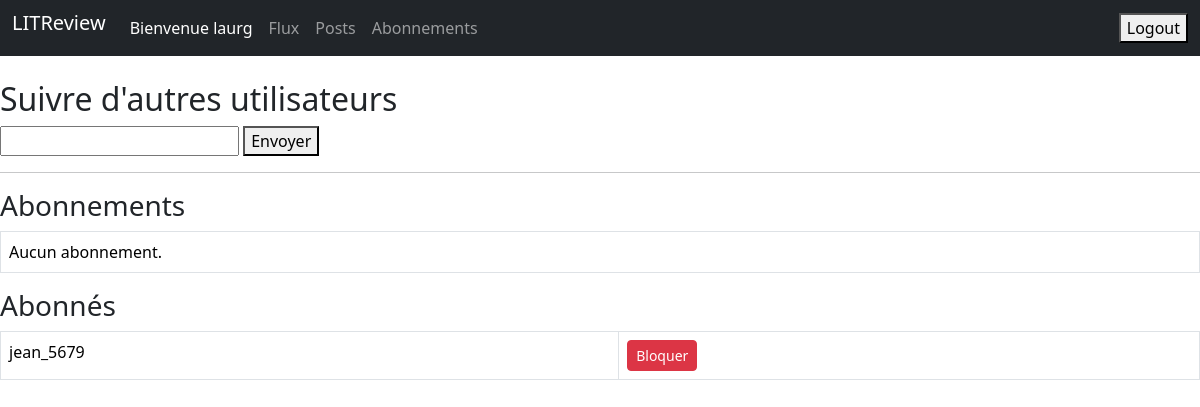
The app's page /reviews/abonnements/ (signed in), older data.
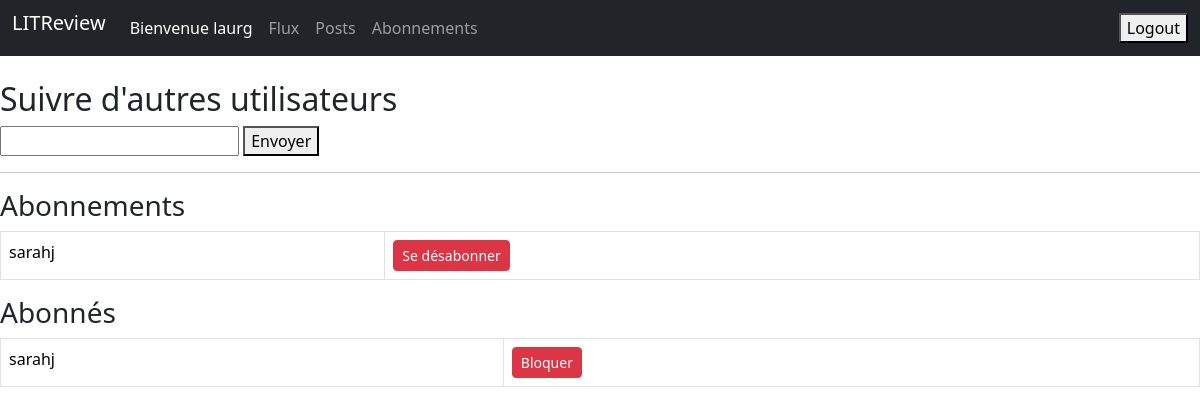
The same page, newer data.
### reviews/models.py (models this page shows)
class UserFollows(models.Model):
    user = models.ForeignKey(
        to=settings.AUTH_USER_MODEL,
        related_name='following',
        on_delete=models.CASCADE
    )
    followed_user = models.ForeignKey(
        to=settings.AUTH_USER_MODEL,
        related_name='followers',
        on_delete=models.CASCADE
    )
    is_blocked = models.BooleanField(default=False)
    class Meta:
        unique_together = ('user', 'followed_user')

### reviews/views.py (the view, shortened to what this page needs)
# urls.py: path('abonnements/', views.subscriptions, name='abonnements'),
@login_required
def subscriptions(request):
    abonnements = request.user.following.select_related('followed_user')
    abonnes = request.user.followers.select_related('user')
    return render(request, 'reviews/subscriptions.html', {
        'abonnements': abonnements,
        'abonnes': abonnes,
    })

### templates/reviews/subscriptions.html (shortened to what this page needs)
<!DOCTYPE html>
<html lang="fr">
<head>
    <link href="https://cdn.jsdelivr.net/npm/bootstrap@5.3.3/dist/css/bootstrap.min.css" rel="stylesheet">
</head>
<body>
<nav class="navbar navbar-expand-lg navbar-dark bg-dark mb-4">
    <div class="container-fluid">
        <div class="collapse navbar-collapse">
            <ul class="navbar-nav me-auto">
                <li><a class="navbar-brand" href="{% url 'login' %}">LITReview</a></li>
                <li class="nav-item d-flex align-items-end">
                  <span class="nav-link text-white small">
                    {% if user.is_authenticated %}
                      Bienvenue {{ user.username }}
                    {% else %}
                      Non connecté
                    {% endif %}
                  </span>
                </li>
                <li class="nav-item"><a class="nav-link" href="{% url 'flux' %}">Flux</a></li>
                <li class="nav-item"><a class="nav-link" href="{% url 'posts' %}">Posts</a></li>
                <li class="nav-item"><a class="nav-link" href="{% url 'abonnements' %}">Abonnements</a></li>
            </ul>
            <form method="post" action="{% url 'logout' %}">
                <button type="submit">Logout</button>
            </form>
        </div>
    </div>
</nav>
<div class="form-container">
<h2>Suivre d'autres utilisateurs</h2>
    <form method="post">
        <input type="text" name="username" id="username" required>
        <button type="submit">Envoyer</button>
    </form>
    <hr>
    <h3>Abonnements</h3>
    <table class="table table-bordered">
        {% for follow in abonnements %}
        <tr>
            <td>{{ follow.followed_user.username }}</td>
            <td>
                <form method="post" style="display:inline;">
                    <button type="submit" class="btn btn-sm btn-danger">Se désabonner</button>
                </form>
            </td>
        </tr>
        {% empty %}
        <tr><td colspan="2">Aucun abonnement.</td></tr>
        {% endfor %}
    </table>
  <h3>Abonnés</h3>
<table class="table table-bordered">
    {% for follow in abonnes %}
        <tr>
            <td>{{ follow.user.username }}</td>
            <td>
                <form method="post" style="display:inline;">
                    {% if follow.is_blocked %}
                        <button type="submit" class="btn btn-sm btn-success">Débloquer</button>
                    {% else %}
                        <button type="submit" class="btn btn-sm btn-danger">Bloquer</button>
                    {% endif %}
                </form>
            </td>
        </tr>
    {% empty %}
        <tr><td colspan="2">Aucun abonné.</td></tr>
    {% endfor %}
</table>
</div>
</body>
</html>

Row changes from the older to the newer data that the page shows:
removed UserFollows: user.username "jean_5679", is_blocked "Bloquer", shown under "Abonnés"
added UserFollows: followed_user.username "sarahj", shown under "Abonnements"
added UserFollows: user.username "sarahj", is_blocked "Bloquer", shown under "Abonnés"
Text that changed along with them:
text no longer shown: "Aucun abonnement."
